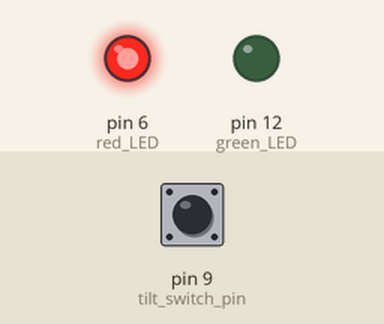
This sketch was run on a simulated Arduino Uno, built with avr-gcc and run on an emulated ATmega328P. Parts: output pins drawn as LEDs (lit = HIGH). Inputs (shaded band) come from the test bench; at power-on: pin 9 (tilt_switch_pin) HIGH.

Above: at 1.2 s.
1.3 s: pin 9 (tilt_switch_pin) pulled LOW for 0.15 s
At 1.4 s:
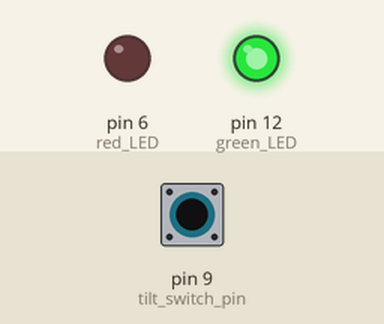
3.0 s: pin 9 (tilt_switch_pin) pulled LOW for 3.2 s
At 7.6 s:
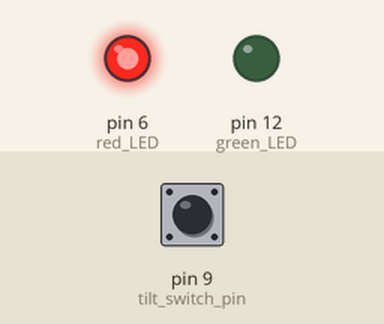
Timing chart, 0 to 9.1 s (numbered marks = the images above; inputs shaded):
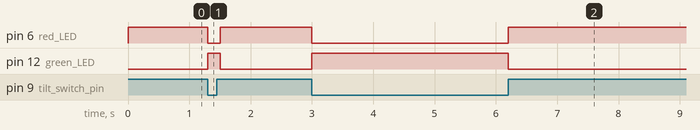

The sketch:

36_Tilt_Switches_LEDs.ino
```cpp
int red_LED = 6;
int green_LED = 12;

int tilt_switch_pin = 9;
int switch_state;

int delay_time = 100;

void setup() {
  // put your setup code here, to run once:
  pinMode(red_LED, OUTPUT);
  pinMode(green_LED, OUTPUT);
  pinMode(tilt_switch_pin, INPUT_PULLUP);
}

void loop() {
  // put your main code here, to run repeatedly:
  switch_state = digitalRead(tilt_switch_pin);

  if (switch_state == 1){ // Not connected
    digitalWrite(red_LED, HIGH);
    digitalWrite(green_LED, LOW);
  } else { // Connected
    digitalWrite(red_LED, LOW);
    digitalWrite(green_LED, HIGH);
  }

  delay(delay_time);
}
```

Measured:
- after the input at 1.3 s, pin 6 (red_LED): HIGH → LOW at once, → HIGH 0.20 s later; pin 12 (green_LED): LOW → HIGH at once, → LOW 0.20 s later
- after the input at 3.0 s, pin 6 (red_LED): HIGH → LOW at once, → HIGH 3.2 s later; pin 12 (green_LED): LOW → HIGH at once, → LOW 3.2 s later
